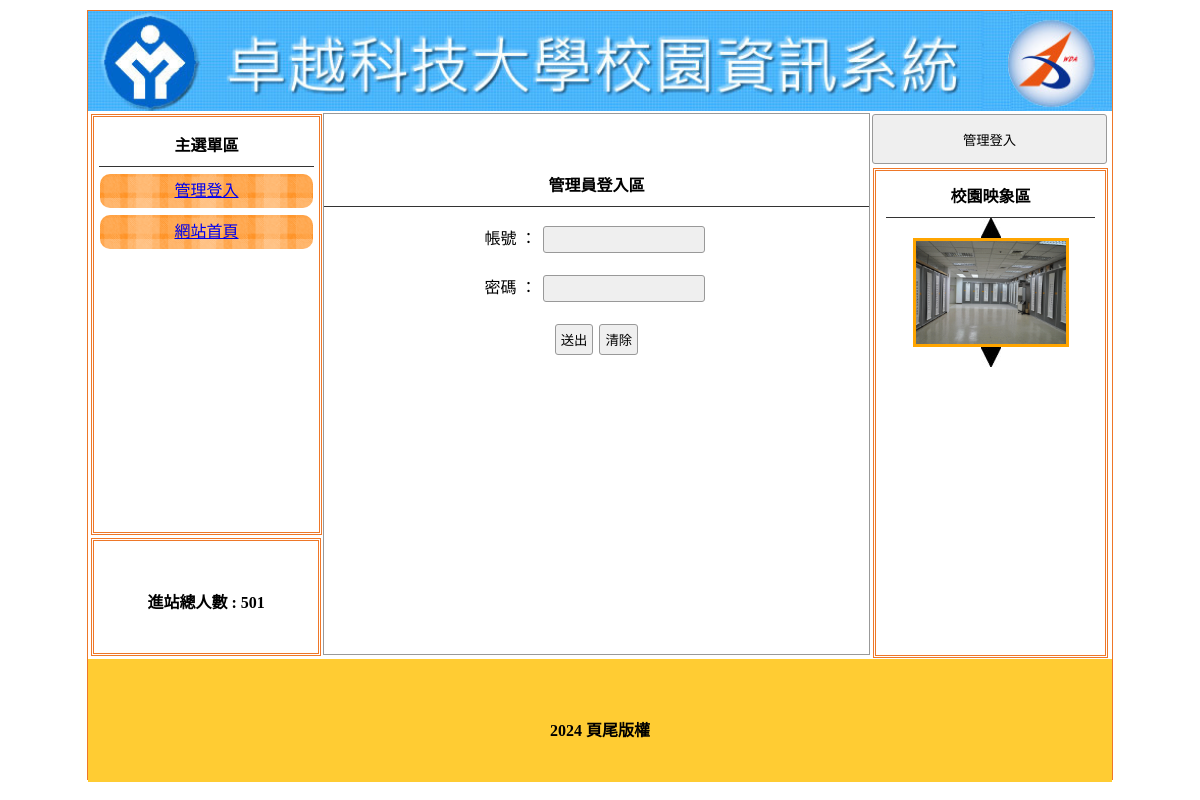
/?do=login, run on the app's committed database.
### tables this page shows
CREATE TABLE `titles` (
  `id` int(10) UNSIGNED NOT NULL,
  `img` text NOT NULL,
  `text` text NOT NULL,
  `sh` int(1) UNSIGNED NOT NULL DEFAULT 1
);

CREATE TABLE `menus` (
  `id` int(10) UNSIGNED NOT NULL,
  `href` text NOT NULL,
  `text` text NOT NULL,
  `sh` int(1) UNSIGNED NOT NULL DEFAULT 1,
  `main_id` int(10) UNSIGNED NOT NULL
);

CREATE TABLE `total` (
  `id` int(10) UNSIGNED NOT NULL,
  `total` int(10) UNSIGNED NOT NULL
);

CREATE TABLE `images` (
  `id` int(10) UNSIGNED NOT NULL,
  `img` text NOT NULL,
  `sh` int(1) UNSIGNED NOT NULL DEFAULT 1
);

### api/db.php (called while the page is built, shortened)
<?php
class DB{
    protected $dsn="mysql:host=localhost;charset=utf8;dbname=db07";
    protected $pdo;
    protected $table;
    function __construct($table){
        $this->table=$table;
        $this->pdo=new PDO($this->dsn,'root','');
    }
    function all(...$arg){
        $sql="SELECT * FROM $this->table ";
        if(!empty($arg[0])){
            if(is_array($arg[0])){
                $where=$this->a2s($arg[0]);
                $sql=$sql . " WHERE ". join(" && ",$where);
            }else{
                $sql .= $arg[0];
            }
        }
        return $this->fetchAll($sql);
    }
    function find($id){
        $sql="SELECT * FROM $this->table ";
        if(is_array($id)){
            $where=$this->a2s($id);
            $sql=$sql . " WHERE ". join(" && ",$where);
        }else{
            $sql .= " WHERE `id`='$id' ";
        }
        return $this->fetchOne($sql);
    }
    function a2s($array){
        $tmp=[];
        foreach($array as $key => $value){
            $tmp[]="`$key`='$value'";
        }
        return $tmp;
    }
    function count($where=[]){
        return $this->math('count','*',$where);
    }
    protected function fetchOne($sql){
        return $this->pdo->query($sql)->fetch(PDO::FETCH_ASSOC);
    }
    protected function fetchAll($sql){
        return $this->pdo->query($sql)->fetchAll(PDO::FETCH_ASSOC);
    }
     protected function math($math,$col='id',$where=[]){
        $sql="SELECT $math($col) FROM $this->table";
        if(!empty($where)){
            $tmp=$this->a2s($where);
            $sql=$sql . " WHERE " . join(" && ", $tmp);
        }
        return $this->pdo->query($sql)->fetchColumn();
    }
}
$Title=new DB('titles');
$Image=new DB('images');
$Menu=new DB('menus');
$Total=new DB('total');
$Bottom=new DB('bottom');

### index.php (the view, shortened to what this page needs)
<?php include_once "api/db.php";?>
<!DOCTYPE html
    PUBLIC "-//W3C//DTD XHTML 1.0 Transitional//EN" "http://www.w3.org/TR/xhtml1/DTD/xhtml1-transitional.dtd">
<html xmlns="http://www.w3.org/1999/xhtml">
<head>
    <link href="./css/css.css" rel="stylesheet" type="text/css">
</head>
<body>
    <div id="main">
        <a title="<?=$Title->find(['sh'=>1])['text'];?>" href="index.php">
            <div class="ti" style="background:url('./upload/<?=$Title->find(['sh'=>1])['img'];?>'); background-size:cover;"></div>
        </a>
        <div id="ms">
            <div id="lf" style="float:left;">
                <div id="menuput" class="dbor">
                    <span class="t botli">主選單區</span>
                    <?php
                        $mains=$Menu->all(['sh'=>1,'main_id'=>0]);
                        foreach($mains as $main){
                            echo "<div class='mainmu cent'>";
                            echo "<a href='{$main['href']}'>";
                            echo $main['text'];
                            echo "</a>";
                            echo "</div>";
                        }
                    ?>
                </div>
                <div class="dbor" style="margin:3px; width:95%; height:20%; line-height:100px;">
                    <span class="t">進站總人數 :
                    <?=$Total->find(1)['total'];?></span>
                </div>
            </div>
			<?php
				$do=$_GET['do']??'main';
				$file="./front/{$do}.php";
				if(file_exists($file)){
					include $file;
				}else{
					include "./front/main.php";
				}
			?>
            <div class="di di ad" style="height:540px; width:23%; padding:0px; margin-left:22px; float:left; ">
                <?php
                    if(!isset($_SESSION['login'])){
                ?>
                <button style="width:100%; margin-left:auto; margin-right:auto; margin-top:2px; height:50px;"
                    onclick="lo(&#39;?do=login&#39;)">管理登入</button>
                <?php
                    }else{
                ?>
                    <button style="width:100%; margin-left:auto; margin-right:auto; margin-top:2px; height:50px;"
                    onclick="lo(&#39;admin.php&#39;)">返回管理</button>
                <?php
                    }
                ?>
                <div style="width:89%; height:480px;" class="dbor">
                    <span class="t botli">校園映象區</span>
                    <div class='cent' id="up" onclick="pp(1)">
                        <img src="./icon/up.jpg" alt="" srcset="">
                    </div>
                    <div class='cent'>
                    <?php
                    $imgs=$Image->all(['sh'=>1]);
                    foreach($imgs as $idx => $img){
                        echo "<div class='im' id='ssaa{$idx}'>";
                        echo "<img src='./upload/{$img['img']}' style='width:150px;height:103px;border:3px solid orange'>";
                        echo "</div>";
                    }
                        ?>
                    </div>
                    <div class='cent' id="dn" onclick="pp(2)">
                        <img src="./icon/dn.jpg" alt="">
                    </div>
                        num = <?=$Image->count(['sh'=>1]);?>;
                </div>
            </div>
        </div>
        <div
            style="width:1024px; left:0px; position:relative; background:#FC3; margin-top:4px; height:123px; display:block;">
            <span class="t" style="line-height:123px;"><?=$Bottom->find(1)['bottom'];?></span>
        </div>
    </div>
</body>
</html>

### css/css.css (style rules this page uses)
body { padding:0px; margin:0px; }
#main { width:1024px; height:768px; margin:10px auto 10px auto; border:#EE7728 1px solid; position:relative; }
.ti { width:100%; height:100px; position:relative; background-size:cover; background-repeat:no-repeat; }
.dbor { border:#EE7728 double 3px; margin:1px; padding:2px 10px 2px 10px; }
.t { font-weight:800; display:block; text-align:center; padding:10px 1px 10px 1px; }
.botli { border-bottom:#333 1px solid; }
.mainmu { position:relative; border-radius:10px; background:url(../icon/menu.fw.png) center no-repeat; background-size:cover; line-height:30px; padding:2px 10px 2px 10px; margin:7px 1px 7px 1px; }
#lf { height:540px; width:21%; display:inline-block; }
#menuput { width:100%; height:75%; position:relative; padding:5px; display:block; margin: 3px; }
.di { display:inline-block; }
.ad { margin:1px; padding:2px 10px 2px 10px; }
.cent { text-align:center; }
input,button { border:#999 1px solid; border-radius:3px; background:#EFEFEF; padding:5px; margin:3px; }

### data on the page
titles: img (picture)
menus: text "管理登入"
menus: text "網站首頁"
total: total "501"
images: img (picture)

### other printed values
$Bottom->find(1)['bottom'] "2024 頁尾版權"
